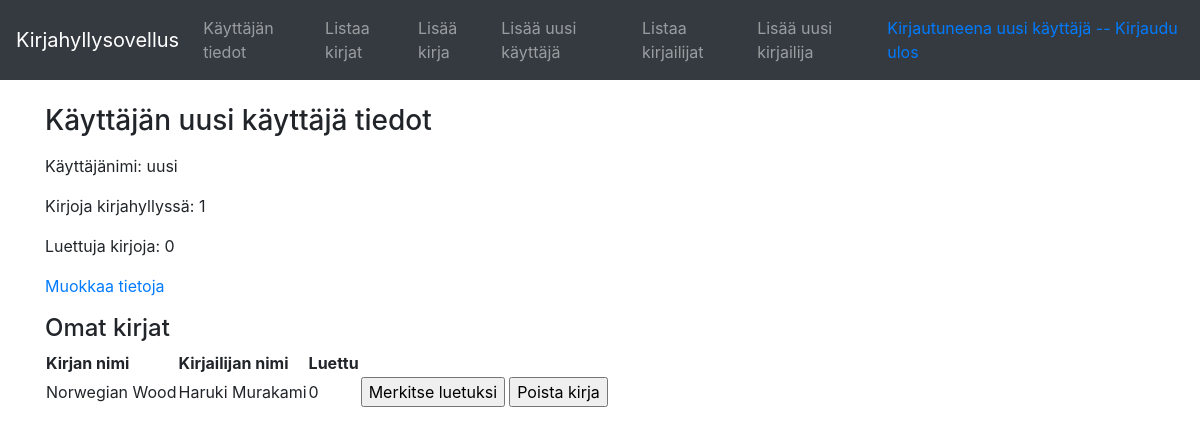
Screenshot of /auth/info/ (signed in) with the database file from the repository.
### application/auth/models.py (models this page shows, shortened)
class User(Base):
    __tablename__ = "account"
    name = db.Column(db.String(30), nullable=False)
    username = db.Column(db.String(30), nullable=False)
    password = db.Column(db.String(30), nullable=False)
    mybooks = db.relationship("Book", secondary=users_books,
        backref=db.backref('mybooks', lazy='dynamic'))
    @staticmethod
    def count_all_books(userid):
        stmt = text("SELECT COUNT(users_books.book_id) FROM users_books WHERE user_id = :userid").params(userid=userid)
        res = db.engine.execute(stmt)
        return res.fetchone()[0]
    @staticmethod
    def count_read_books(userid):
        stmt = text("SELECT COUNT(users_books.book_id) FROM users_books WHERE user_id = :userid AND read = '1'").params(userid=userid)
        res = db.engine.execute(stmt)
        return res.fetchone()[0]

### tables this page shows
CREATE TABLE users_books (
	book_id INTEGER, 
	user_id INTEGER, 
	read BOOLEAN NOT NULL, 
	FOREIGN KEY(book_id) REFERENCES book (id), 
	FOREIGN KEY(user_id) REFERENCES account (id), 
	CHECK (read IN (0, 1))
);

### application/books/models.py (models this page shows, shortened)
class Book(Base):
    name = db.Column(db.String(144), nullable=False)

### application/authors/models.py (models this page shows, shortened)
class Author(Base):
    __tablename__ = "author"
    firstname = db.Column(db.String(30), nullable=False)
    lastname = db.Column(db.String(30), nullable=False)
    books = db.relationship("Book", secondary=authors_books,
        backref=db.backref('books', lazy='dynamic'))

### application/auth/views.py (the view)
@app.route("/auth/info/", methods=["GET"])
@login_required
def auth_info():
    stmt = text(
        "SELECT ub.book_id, ub.user_id, author.firstname, author.lastname, ub.read, b.name "
        "FROM users_books ub JOIN book b ON b.id=ub.book_id, authors_books ab "
        "JOIN author ON author.id=ab.author_id WHERE ub.user_id=:user_id AND ab.book_id=ub.book_id").params(
        user_id=current_user.id)
    bookslist = db.engine.execute(stmt)
    db.session().commit()
    return render_template("auth/userinfo.html", user=current_user, books=bookslist,
                           all_books=current_user.count_all_books(current_user.id),
                           read_books=current_user.count_read_books(current_user.id))

### application/__init__.py (called while the page is built)
@login_manager.user_loader
def load_user(user_id):
    return User.query.get(user_id)

### application/templates/auth/userinfo.html (shortened to what this page needs)
{% extends "layout.html" %}
{% block body %}
<form method="GET" action="{{ url_for('auth_info') }}">
    <h3>Käyttäjän {{ user.name }} tiedot</h3>
    <p>Käyttäjänimi: {{ user.username }}</p>
    {% if all_books is defined %}
    <p>Kirjoja kirjahyllyssä: {{ all_books }}</p>
    {% endif %}
    {% if read_books is defined %}
    <p>Luettuja kirjoja: {{ read_books }}</p>
    {% endif %}
    <a href="{{ url_for('auth_edit_form') }}" class="button">Muokkaa tietoja</a>
    <h4>Omat kirjat</h4>
    <table>
        <tr>
            <th>Kirjan nimi</th>
            <th>Kirjailijan nimi</th>
            <th>Luettu</th>
        </tr>
        {% for book in books %}
        <tr>
            <td>{{ book.name }}</td>
            <td>{{ book.firstname }} {{ book.lastname }}</td>
            <td>{{ book.read }}</td>
            <td>
                {% if book.read == False %}
                <form method="POST" action="{{ url_for('books_set_read_or_delete', username=user.username, book_id=book.book_id) }}">
                    <input type="submit" name="btn" value="Merkitse luetuksi"/>
                </form>
                {% endif %}
            </td>
            <td>
            </td>
            <td>
                <form method="POST" action="{{ url_for('books_set_read_or_delete', username=user.username, book_id=book.book_id) }}">
                    <input type="submit" name="btn" value="Poista kirja"/>
                </form>
            </td>
        </tr>
        {% endfor %}
    </table>
</form>
{% endblock %}

### application/templates/layout.html (shortened to what this page needs)
<!DOCTYPE html>
<html>
  <head>
    <link rel="stylesheet" href="https://maxcdn.bootstrapcdn.com/bootstrap/4.0.0/css/bootstrap.min.css"
>
  </head>
  <body>
    <nav class="navbar navbar-expand-md navbar-dark bg-dark mb-4">
      <a class="navbar-brand" href="#">Kirjahyllysovellus</a>
      <div class="collapse navbar-collapse" id="navbarCollapse">
        <ul class="navbar-nav mr-auto">
          {% if current_user.is_authenticated %}
          <li class="nav-item">
            <a class="nav-link" href="{{ url_for('auth_info', username=current_user.username) }}">Käyttäjän tiedot</a>
          </li>
          {% endif %}
          <li class="nav-item">
            <a class="nav-link" href="{{ url_for('books_index') }}">Listaa kirjat</a>
          </li>
          <li class="nav-item">
            <a class="nav-link" href="{{ url_for('books_form') }}">Lisää kirja</a>
          </li>
          <li class="nav-item">
            <a class="nav-link"  href="{{ url_for('auth_form') }}">Lisää uusi käyttäjä</a>
          </li>
          <li class="nav-item">
            <a class="nav-link"  href="{{ url_for('authors_index') }}">Listaa kirjailijat</a>
          </li>
          <li class="nav-item">
            <a class="nav-link"  href="{{ url_for('authors_form') }}">Lisää uusi kirjailija</a>
          </li>
        </ul>
        <div class="form-inline mt-2 mt-md-0">
          {% if current_user.is_authenticated %}
          <a href="{{url_for('auth_logout') }}">Kirjautuneena {{ current_user.name }} -- Kirjaudu ulos</a>
          {% else %}
          <a href="{{ url_for('auth_login') }}">Kirjaudu sisään</a>
          {% endif %}
        </div>
      </div>
    </nav>
    <main role="main" class="container">
      {% block body %}{% endblock %}
    </main>
  </body>
</html>

### rows the page displays
User: name "uusi käyttäjä", username "uusi"
users_books: name "Norwegian Wood", firstname "Haruki", lastname "Murakami", read "0"

### other values shown
{{ all_books }} "1"
{{ read_books }} "0"
